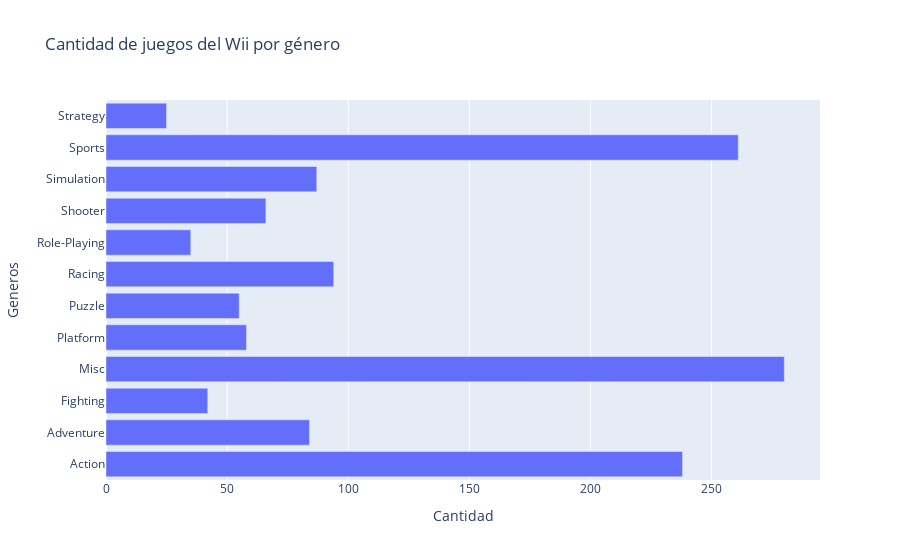

This figure's notebook cell:
### Markdown cell above
### 8. ¿Cuántos juegos tiene la plataforma "Wii" con género "Role-Playing"?

### Code cell
condicion = df['Platform'] == "Wii"

df_wii_role = df.loc[condicion].loc[:, ['Genre']].groupby(['Genre']).agg({'Genre': ['count']})

mydict = {
    "Generos": list(df_wii_role.index.values),
    "Cantidad": df_wii_role.loc[ :, [('Genre','count')]].values.reshape(1, len(df_wii_role.index.values)).tolist()[0]
}

df_dict = pd.DataFrame.from_dict(mydict)

print("RESPUESTA\n", df_dict.loc[df_dict["Generos"] == "Role-Playing"])


fig = px.bar(df_dict, x="Cantidad", y='Generos', orientation='h', title='Cantidad de juegos del Wii por género')
fig.show()

### Figure 1 — Plotly figure (JSON) as saved in the notebook; plotly's stock layout.template omitted (floating-point values rounded to 4 significant figures)
{"data": [{"alignmentgroup": "True", "hovertemplate": "Cantidad=%{x}<br>Generos=%{y}<extra></extra>", "legendgroup": "", "marker": {"color": "#636efa"}, "name": "", "offsetgroup": "", "orientation": "h", "showlegend": false, "textposition": "auto", "type": "bar", "x": [238, 84, 42, 280, 58, 55, 94, 35, 66, 87, 261, 25], "xaxis": "x", "y": ["Action", "Adventure", "Fighting", "Misc", "Platform", "Puzzle", "Racing", "Role-Playing", "Shooter", "Simulation", "Sports", "Strategy"], "yaxis": "y"}], "layout": {"barmode": "relative", "legend": {"tracegroupgap": 0}, "title": {"text": "Cantidad de juegos del Wii por género"}, "xaxis": {"anchor": "y", "domain": [0, 1], "title": {"text": "Cantidad"}}, "yaxis": {"anchor": "x", "domain": [0, 1], "title": {"text": "Generos"}}}}
